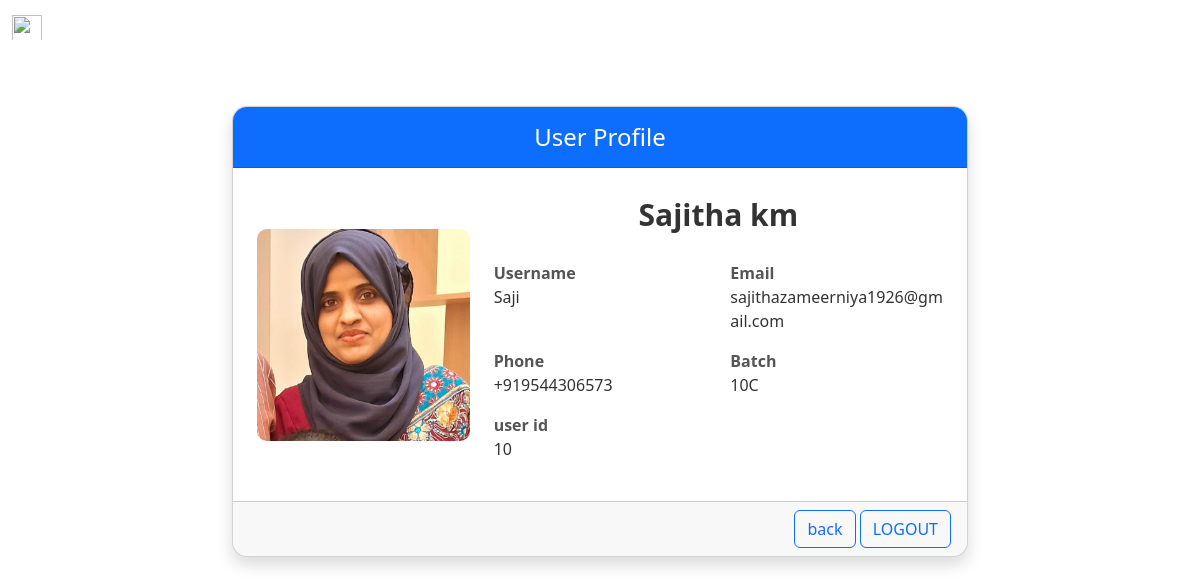
/user/profile/ (signed in), run on the app's committed database.
### userapp/models.py (models this page shows, shortened)
class UserProfile(models.Model):
    user = models.OneToOneField(User, on_delete=models.CASCADE)
    phone = models.CharField(max_length=15, unique=True, default='+91')
    batch = models.CharField(max_length=20, choices=[
        ('10A', '10A'), ('10B', '10B'), ('10C', '10C'), ('10D', '10D')
    ])
    n_adult = models.PositiveIntegerField(null=True, blank=True, default=0)
    n_child = models.PositiveIntegerField(null=True, blank=True, default=0)
    photo = models.ImageField(upload_to='user_photos/', blank=True, null=True)
    is_approved = models.BooleanField(default=False)

### userapp/views.py (the view)
# urls.py: path('profile/', views.view_profile, name='view_profile'),
@login_required
def view_profile(request):
    try:
        profile = UserProfile.objects.get(user=request.user)
    except UserProfile.DoesNotExist:
        return redirect('home')  # or show an error page
    return render(request, 'userapp/view_profile.html', {'profile': profile})

### templates/userapp/view_profile.html (shortened to what this page needs)
{% extends 'userapp/blank_layout_user.html' %}
{% load static %}
{% block content %}
<!DOCTYPE html>
<html lang="en">
<head>
</head>
<body>
    <div class="container my-5">
        <div class="row justify-content-center">
            <div class="col-12 col-md-10 col-lg-8">
                <div class="card shadow profile-card">
                    <div class="card-header bg-primary text-white text-center py-3">
                        <h4 class="mb-0">User Profile</h4>
                    </div>
                    <div class="card-body p-4">
                        <div class="row g-4 align-items-center">
                            <div class="col-12 col-md-4 d-flex justify-content-center">
                                <a href="{% url 'edit_profile' profile.id %}">
                                    {% if profile.photo %}
                                    <img src="{{ profile.photo.url }}" alt="User Photo"
                                        class="profile-photo img-fluid mx-auto">
                                    {% else %}
                                    <img src="{% static 'images/default-user.png' %}" alt="Default"
                                        class="profile-photo img-fluid mx-auto">
                                    {% endif %}
                                </a>
                            </div>
                            <div class="col-12 col-md-8">
                                <div class="row">
                                    <div class="col-12 mb-6">
                                        <div class="value"
                                            style="font-weight: bold; text-align: center;font-size: 30px;">
                                            {{ profile.user.first_name }} {{ profile.user.last_name }}
                                        </div>
                                    </div>
                                    <div class="col-6 mb-3 pt-4">
                                        <div class="label">Username</div>
                                        <div class="value">{{ profile.user.username }}</div>
                                    </div>
                                    <div class="col-6 mb-3 pt-4">
                                        <div class="label">Email</div>
                                        <div class="value">{{ profile.user.email }}</div>
                                    </div>
                                    <div class="col-6 mb-3">
                                        <div class="label">Phone</div>
                                        <div class="value">{{ profile.phone }}</div>
                                    </div>
                                    <div class="col-6 mb-3">
                                        <div class="label">Batch</div>
                                        <div class="value">{{ profile.batch }}</div>
                                    </div>
                                    <div class="col-6 mb-3">
                                        <div class="label">user id</div>
                                        <div class="value">{{ profile.user_id }}</div>
                                    </div>
                                </div>
                            </div>
                        </div>
                    </div>
                    <div class="card-footer text-end">
                        <a href="{% url 'user_dashboard' %}" class="btn btn-outline-primary">back</a>
                        <form method="POST" action="{% url 'logout' %}" style="display:inline;">
                            <button type="submit" class="btn btn-outline-primary">LOGOUT</button>
                        </form>
                    </div>
                </div>
            </div>
        </div>
    </div>
</body>
</html>
{% endblock %}

### templates/userapp/view_profile.html (style rules this page uses)
.profile-card { border-radius: 15px; overflow: hidden; }
.profile-photo { width: 100%; max-width: 220px; border-radius: 10px; }
.label { font-weight: 600; color: #555; }
.value { color: #333; }

### data on the page
UserProfile: photo (picture), user.first_name "Sajitha km", user.username "Saji", user.email "sajithazameerniya1926@gmail.com", phone "+919544306573", batch "10C", user_id "10"
